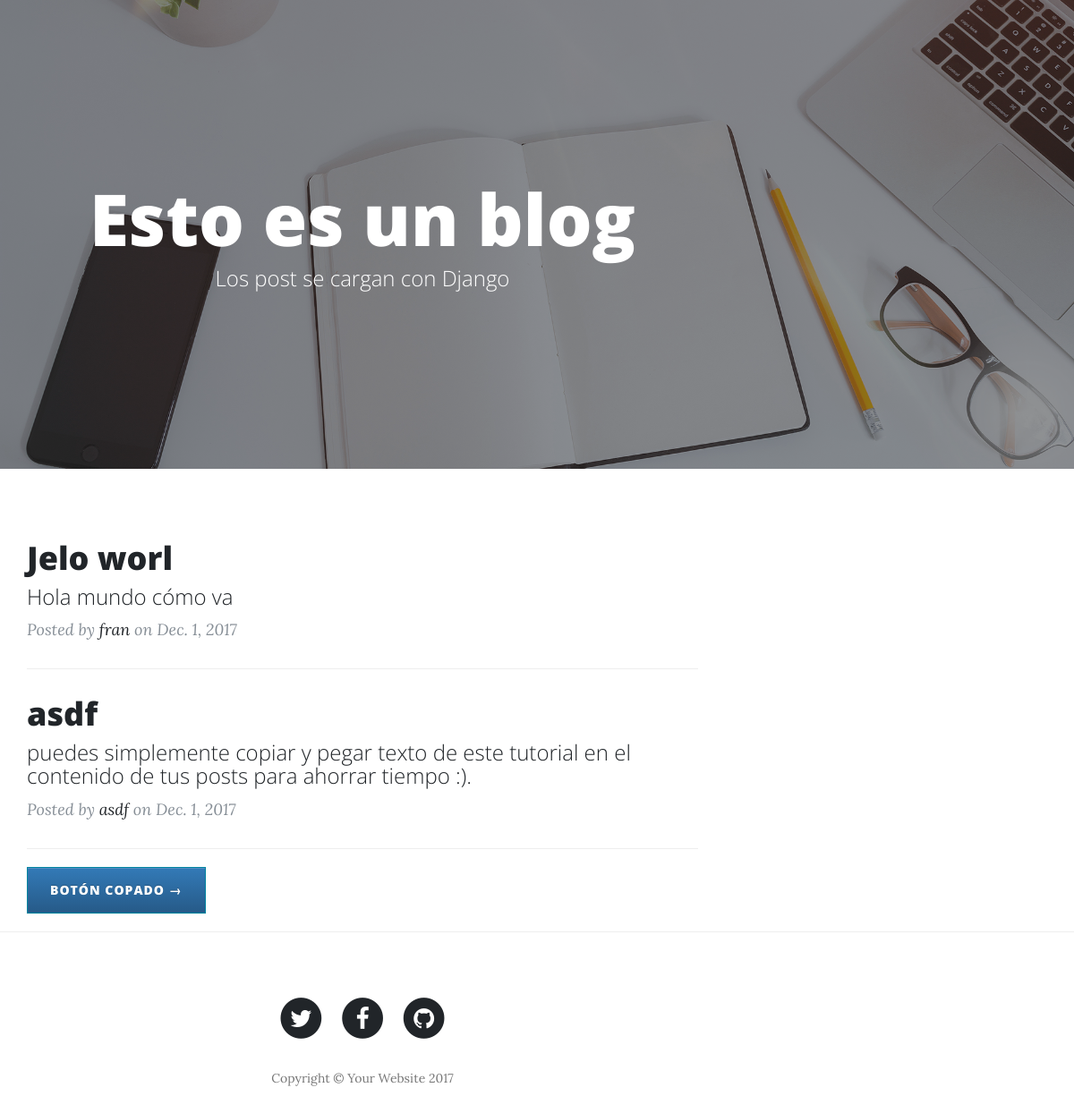
The page / on the database its author committed.
### blog/models.py (models this page shows, shortened)
class Post(models.Model):
    author = models.ForeignKey('auth.User')
    title = models.CharField(max_length=200)
    text = models.TextField()
    created_date = models.DateTimeField(
            default=timezone.now)
    published_date = models.DateTimeField(
            blank=True, null=True)

### blog/views.py (the view)
# urls.py: url(r'^$', views.post_list),
def post_list(request):
    posts = Post.objects.filter(published_date__lte=timezone.now()).order_by('published_date')
    return render(request, 'blog/post_list.html', {'posts': posts})

### blog/templates/blog/post_list.html (shortened to what this page needs)
{% load staticfiles %}
<!DOCTYPE html>
<html lang="en">
  <head>
      <link rel="stylesheet" href="//maxcdn.bootstrapcdn.com/bootstrap/3.2.0/css/bootstrap.min.css">
      <link rel="stylesheet" href="//maxcdn.bootstrapcdn.com/bootstrap/3.2.0/css/bootstrap-theme.min.css">
    <link href="{% static 'vendor/font-awesome/css/font-awesome.min.css'%}" rel="stylesheet" type="text/css">
    <link href="{% static 'css/clean-blog.min.css'%}" rel="stylesheet">
  </head>
  <body>
    <nav class="navbar navbar-expand-lg navbar-light fixed-top" id="mainNav">
      <div class="container">
        <a class="navbar-brand" href="index.html">Start Bootstrap</a>
        <button class="navbar-toggler navbar-toggler-right" type="button" data-toggle="collapse" data-target="#navbarResponsive" aria-controls="navbarResponsive" aria-expanded="false" aria-label="Toggle navigation">
        </button>
        <div class="collapse navbar-collapse" id="navbarResponsive">
          <ul class="navbar-nav ml-auto">
            <li class="nav-item">
              <a class="nav-link" href="index.html">Home</a>
            </li>
            <li class="nav-item">
              <a class="nav-link" href="about.html">About</a>
            </li>
            <li class="nav-item">
              <a class="nav-link" href="post.html">Sample Post</a>
            </li>
            <li class="nav-item">
              <a class="nav-link" href="contact.html">Contact</a>
            </li>
          </ul>
        </div>
      </div>
    </nav>
    <header class="masthead" style="background-image: url({% static 'img/home-bg.jpg'%})">
      <div class="overlay"></div>
      <div class="container">
        <div class="row">
          <div class="col-lg-8 col-md-10 mx-auto">
            <div class="site-heading">
              <h1>Esto es un blog</h1>
              <span class="subheading">Los post se cargan con Django</span>
            </div>
          </div>
        </div>
      </div>
    </header>
    <div class="container">
      <div class="row">
        <div class="col-lg-8 col-md-10 mx-auto">
            {% for post in posts %}
            <div class="post-preview">
            <a href="post.html">
              <h2 class="post-title">
                {{ post.title }}
              </h2>
              <h3 class="post-subtitle">
                {{ post.text }}
              </h3>
            </a>
            <p class="post-meta">Posted by
              <a href="#">{{ post.author }}</a>
              on {{ post.published_date.date }}</p>
          </div>
          <hr>
            {% endfor %}
          <div class="clearfix">
            <a class="btn btn-primary float-right" href="#">Botón copado &rarr;</a>
          </div>
        </div>
      </div>
    </div>
    <hr>
    <footer>
      <div class="container">
        <div class="row">
          <div class="col-lg-8 col-md-10 mx-auto">
            <ul class="list-inline text-center">
              <li class="list-inline-item">
                <a href="#">
                  <span class="fa-stack fa-lg">
                    <i class="fa fa-circle fa-stack-2x"></i>
                    <i class="fa fa-twitter fa-stack-1x fa-inverse"></i>
                  </span>
                </a>
              </li>
              <li class="list-inline-item">
                <a href="#">
                  <span class="fa-stack fa-lg">
                    <i class="fa fa-circle fa-stack-2x"></i>
                    <i class="fa fa-facebook fa-stack-1x fa-inverse"></i>
                  </span>
                </a>
              </li>
              <li class="list-inline-item">
                <a href="#">
                  <span class="fa-stack fa-lg">
                    <i class="fa fa-circle fa-stack-2x"></i>
                    <i class="fa fa-github fa-stack-1x fa-inverse"></i>
                  </span>
                </a>
              </li>
            </ul>
            <p class="copyright text-muted">Copyright &copy; Your Website 2017</p>
          </div>
        </div>
      </div>
    </footer>
  </body>
</html>

### rows shown on the page
Post: title "Jelo worl", text "Hola mundo cómo va", author "fran", published_date "Dec. 1, 2017"
Post: title "asdf", text "puedes simplemente copiar y pegar texto de este tutorial en el contenido de tus posts para ahorrar tiempo :).", author "asdf", published_date "Dec. 1, 2017"
